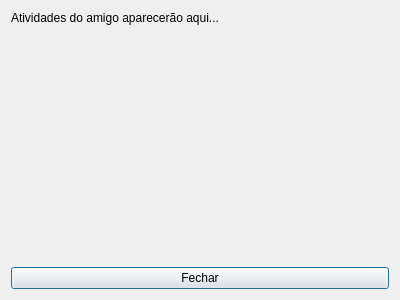
<?xml version="1.0" encoding="UTF-8"?>
<ui version="4.0">
 <class>FriendActivityDialog</class>
 <widget class="QDialog" name="FriendActivityDialog">
  <property name="geometry">
   <rect>
    <x>0</x>
    <y>0</y>
    <width>400</width>
    <height>300</height>
   </rect>
  </property>
  <property name="windowTitle">
   <string>Última atividade do amigo</string>
  </property>
  <layout class="QVBoxLayout" name="verticalLayout">
   <item>
    <widget class="QLabel" name="infoLabel">
     <property name="text">
      <string>Atividades do amigo aparecerão aqui...</string>
     </property>
     <property name="alignment">
      <set>Qt::AlignTop|Qt::AlignLeft</set>
     </property>
     <property name="wordWrap">
      <bool>true</bool>
     </property>
    </widget>
   </item>
   <item>
    <widget class="QPushButton" name="closeBtn">
     <property name="text">
      <string>Fechar</string>
     </property>
    </widget>
   </item>
  </layout>
 </widget>
 <resources/>
 <connections/>
</ui>
